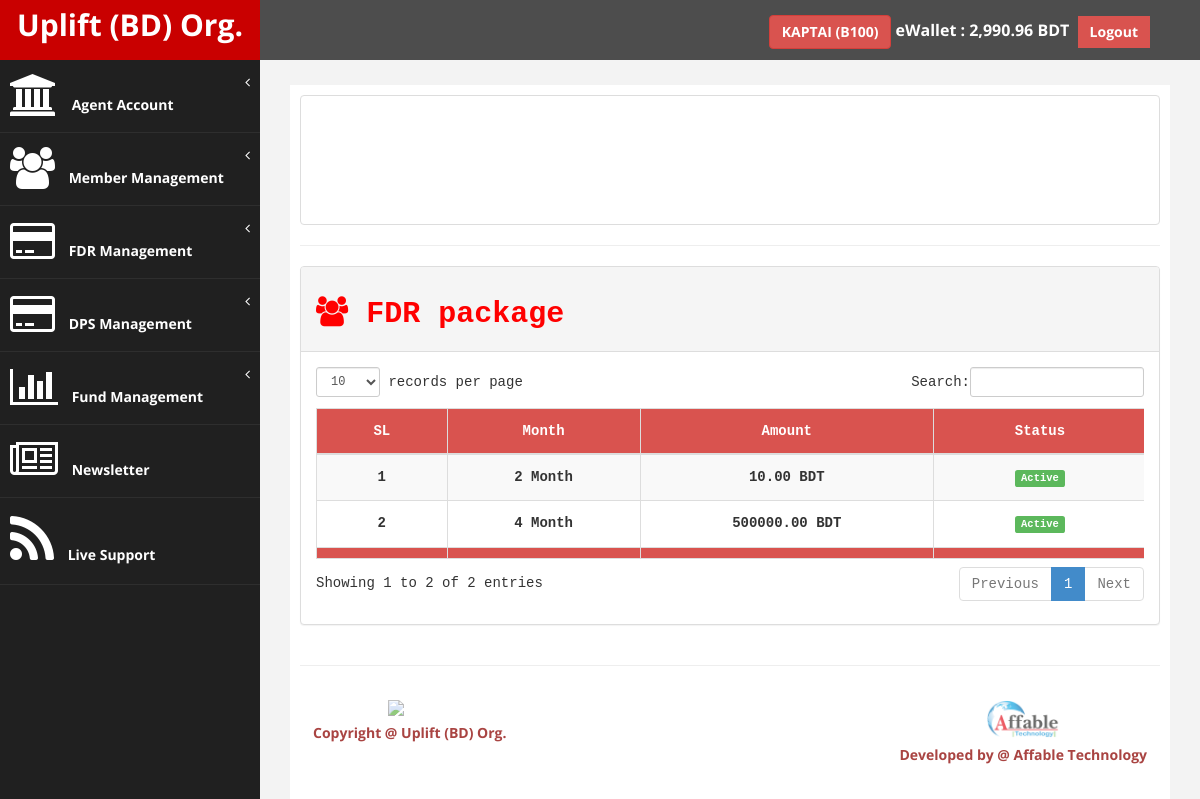
Screenshot of /up_agent/fdr_package.php (signed in) with the database file from the repository.
### tables this page shows
CREATE TABLE `tbl_branch_info` (
  `br_id` int(11) NOT NULL,
  `br_code` varchar(100) NOT NULL,
  `br_name` varchar(100) NOT NULL,
  `br_contact` varchar(20) NOT NULL,
  `br_tpin` int(11) NOT NULL DEFAULT '4321',
  `br_password` varchar(255) NOT NULL DEFAULT '123456',
  `br_amount` decimal(13,2) NOT NULL,
  `br_ref_member` int(11) NOT NULL,
  `br_reg_date` date NOT NULL,
  `br_image` blob NOT NULL,
  `br_verify` int(11) NOT NULL,
  `br_status` int(11) NOT NULL,
  `bc_admin` int(11) NOT NULL
);

CREATE TABLE `tbl_fdr_package_info` (
  `fi_id` int(11) NOT NULL,
  `fi_month` int(11) NOT NULL,
  `fi_amount` decimal(10,2) NOT NULL,
  `fi_status` int(11) NOT NULL,
  `fi_admin` int(11) NOT NULL
);

### up_agent/includes/common.php (called while the page is built, shortened)
<?php
$WebsiteSiteName="Uplift (BD) Org.";
?>

### up_agent/includes/fn_users.php (called while the page is built, shortened)
<?php
function get_branch_info_by_id($br_id){
    $var = array();
    global $connection;
    $results = mysqli_query($connection,"SELECT * FROM tbl_branch_info WHERE br_id ='".$br_id."'");
    if($results){
        $var = mysqli_fetch_array($results);
    }
    return $var;
}
?>

### up_agent/includes/functions.php (called while the page is built, shortened)
<?php
include './includes/common.php';
include './includes/dbconnect.php';
include './includes/fn_users.php';
function get_all_fdr_packages(){
    $var = array();
    global $connection;
    $results = mysqli_query($connection,"SELECT * FROM tbl_fdr_package_info");
    if($results){
        while($row = mysqli_fetch_array($results)){
            $var[] = $row;
        }
    }else{
        echo mysqli_error();
    }
    return $var;
}
?>

### up_agent/fdr_package.php (the view, shortened to what this page needs)
<?php
if(!isset($_SESSION['se_branch'])){
header("Location: login.php");
}else{
include './includes/functions.php';
$pageName = 'FDR package';
$branch_id = $_SESSION['se_branch']['br_id'];
$branch_info = get_branch_info_by_id($branch_id);
?>
<!DOCTYPE html>
<html xmlns="http://www.w3.org/1999/xhtml">
<head>
    <link href="assets/css/bootstrap.css" rel="stylesheet" />
    <link href="assets/css/font-awesome.css" rel="stylesheet" />
    <link href="assets/css/custom.css" rel="stylesheet" />
    <link href="assets/js/dataTables/dataTables.bootstrap.css" rel="stylesheet" />
</head>
<body>
    <div id="wrapper">
        <?php include './navtop.php'; ?>
        <?php include './navside.php'; ?>
        <div id="page-wrapper">
            <div id="page-inner">
                <div class="row">
                    <div class="col-md-12 text-center">
                        <img class="img img-thumbnail text-center" src="timeline.png" />
                    </div>
                </div>
                 <hr/>
            <div class="row">
                <div class="col-md-12">
                    <div class="panel panel-default btn-default" style="font-family: monospace;">
                        <div class="panel-heading">
                            <h2><b><i class="fa fa-users"></i> <?php echo $pageName; ?></b></h2>
                        </div>
                        <div class="panel-body">
                            <div class="table-responsive">
                                <table class="table table-bordered table-condensed table-striped table-hover text-center" id="dataTables-example">
                                    <thead>
                                        <tr class="btn-danger text-center">
                                            <td><span class="btn"><b>SL</b></span></td>
                                            <td><span class="btn"><b>Month</b></span></td>
                                            <td><span class="btn"><b>Amount</b></span></td>
                                            <td><span class="btn"><b>Status</b></span></td>
                                        </tr>
                                    </thead>
                                    <tbody>
                                        <?php
                                        $i=1;
                                        $fdr_package= get_all_fdr_packages();
                                        foreach ($fdr_package as $f_pack){
                                             ?>
                                        <tr>
                                            <td><h5><b><?php echo $i; ?></b></h5></td>
                                            <td><h5><b><?php echo $f_pack['fi_month']." Month"; ?></b></h5></td>
                                            <td><h5><b><?php echo $f_pack['fi_amount']."  BDT"; ?></b></h5></td>
                                            <td><h5><b><?php if($f_pack['fi_status']==1){ echo '<span class="label label-success">Active</span>';} else{ echo '<span class="label label-danger">Deactive</span>'; } ?></b></h5></td>
                                        </tr>
                                        <?php $i++; } ?>
                                    </tbody>
                                    <tfoot>
                                        <tr class="btn-danger text-center">
                                            <td></td>
                                            <td></td>
                                            <td></td>
                                            <td></td>
                                        </tr>
                                    </tfoot>
                                </table>
                            </div>
                        </div>
                    </div>
                </div>
            </div>
                <hr />
        <?php include './footer.php'; ?>
        </div>
    </div>
            </div>
</body>
</html>
<?php } ?>

### up_agent/navtop.php (shortened to what this page needs)
<nav class="navbar navbar-default navbar-cls-top " role="navigation" style="margin-bottom: 0">
    <div class="navbar-header">
        <a class="navbar-brand" href="cpanel.php"><?php echo '<b>'.$WebsiteSiteName.'</b>'; ?></a>
    </div>
    <div style="color: white;padding: 15px 50px 5px 50px;float: right;font-size: 16px;">
        <b>
            <a href="profile.php" class="btn btn-danger"><b><?php echo $branch_info['br_name'].' ('.$branch_info['br_code'].')'; ?></b></a>
            eWallet :
            <?php
            $u_balance=$branch_info['br_amount'];
            echo number_format($u_balance,2); ?> BDT</b>&nbsp;
            <a href="logout.php" class="btn btn-danger square-btn-adjust"><b>Logout</b></a>
    </div>
</nav>

### up_agent/assets/css/custom.css (style rules this page uses)
body { font-family: 'Open Sans', sans-serif; }
#wrapper { width: 100%; background:#202020; }
#page-wrapper { padding: 15px 15px; min-height: 600px; background:#F3F3F3; }
#page-inner { width:100%; margin:10px 20px 10px 0px; background-color:#fff!important; padding:10px; min-height:1200px; }
.text-center { text-align:center; }
h2 { color: #f00; }
.square-btn-adjust { border: 0px solid transparent; -webkit-border-radius: 0px; -moz-border-radius: 0px; border-radius: 0px; }
.navbar-cls-top .navbar-brand { color: #fff; background: #C90000; width: 260px; text-align: center; height: 60px; font-size: 30px; font-weight: 700; }
.navbar-cls-top { background:#4D4D4D; border-bottom:none; }
.navbar-default { border:0px solid black; }
.navbar-header { background: #A70303; }
@media (min-width:768px) { #page-wrapper { margin: 0 0 0 260px; padding: 15px 30px; min-height: 1200px; } }
@media (min-width:768px) { .navbar { border-radius: 0px; } }

### rows the page displays
tbl_branch_info: br_name "KAPTAI", br_code "B100", br_amount "2,990.96"
tbl_fdr_package_info: fi_month "2", fi_amount "10.00", fi_status "Active"
tbl_fdr_package_info: fi_month "4", fi_amount "500000.00", fi_status "Active"

### other values shown
$WebsiteSiteName "Uplift (BD) Org."
$pageName "FDR package"
$developer "Affable Technology"
